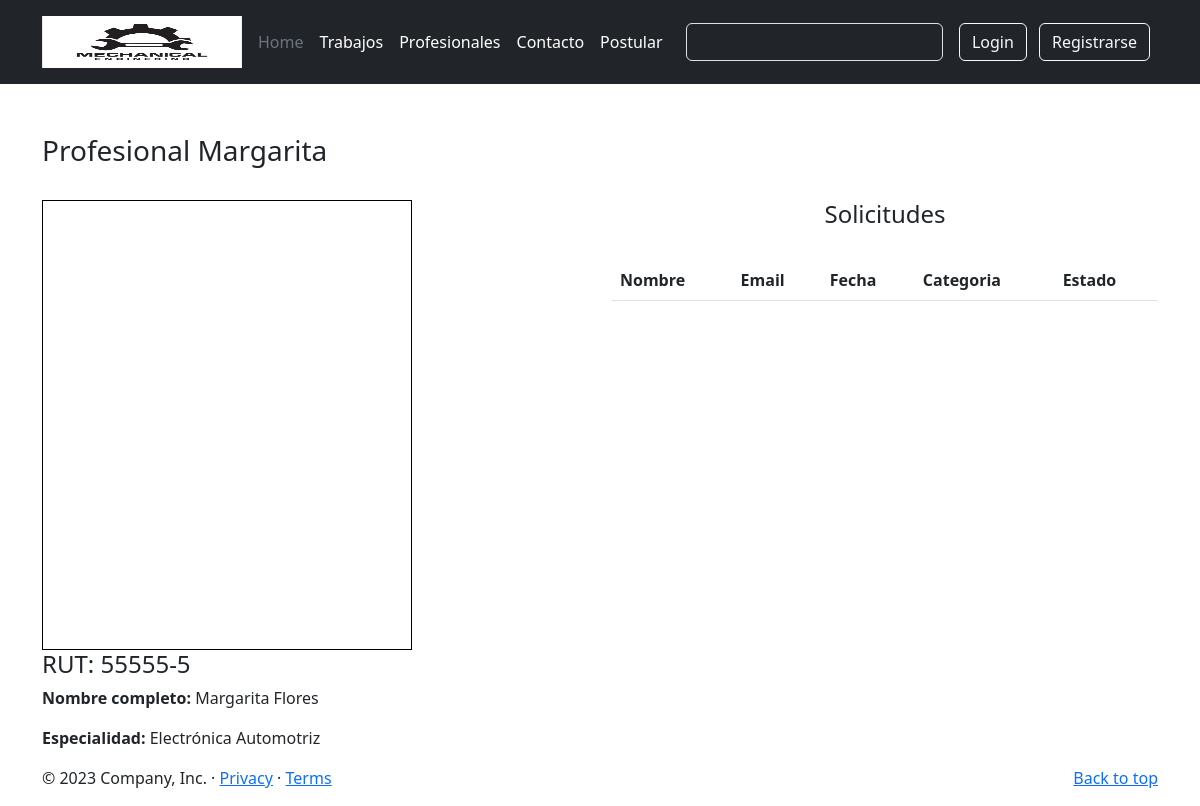
The app's page /detalle_profesional/3/ with its own data.
### appweb/models.py (models this page shows, shortened)
class Profesional(models.Model):
    rut = models.CharField(max_length=10)
    nombre = models.CharField(max_length=100)
    apellido = models.CharField(max_length=100)
    edad = models.IntegerField()
    fecha_nacimiento = models.DateField(null=True, blank=True)
    especialidad = models.ForeignKey(Especialidad, on_delete=models.CASCADE)
    foto = models.ImageField(upload_to="profesional", null=True, blank=True)

class Especialidad(models.Model):
    nombre = models.CharField(max_length=100)
    def __str__(self):
        return self.nombre

### appweb/views.py (the view)
# urls.py: path('detalle_profesional/<pk>/', detalle_profesional, name="detalle_profesional"),
def detalle_profesional(request, pk):
    profesional = get_object_or_404(Profesional, pk=pk)
    data = {
        "p": profesional
    }
    return render(request, "detalle_profesional.html", data)

### appweb/templates/detalle_profesional.html (shortened to what this page needs)
{% extends 'base.html' %}
{% load static %}
{% block contenido %}
    <div class="container" style="margin-top: 50px">
        <div id="profesionales_excelencia" class="row">
        <div class="cont-profesionales col-lg-12 col-md-12 col-sm-12 col-xs-12">
            <h3>Profesional {{p.nombre}}</h3><br>
            <div class="cont-listado row">
            <div class="col-lg-6 col-md-6 col-sm-6 col-xs-12">
                <div class="prof int">
                    <figure>
                        <a href="#">
                        {% if p.foto %}
                            <img width="370" height="450" src="{{ p.foto.url }}" class="img-responsive wp-post-image" alt="" decoding="async" loading="lazy" style="border: 1px solid #000;">
                        </a>
                        {% else %}
                            <img width="370" height="450" src="{% static 'imagenes/persona1.3.jpg' %}" class="img-responsive wp-post-image" alt="" decoding="async" loading="lazy" style="border: 1px solid #000;">
                        </a>
                        {% endif %}
                        <h4 class="nombre white">RUT: {{p.rut}}</h4>
                        <span class="cargo"><strong>Nombre completo: </strong>{{p.nombre }} {{p.apellido }}</span>
                    </figure>
                    <div class="details">
                        <p class="extracto"><strong>Especialidad: </strong>{{p.especialidad}}</p>
                    </div>
                </div>
            </div>
            <div class="col-lg-6 col-md-6 col-sm-6 col-xs-12">
                <div class="text-center">
                    <h4>Solicitudes</h3><br>
                </div>
                <table class="table">
                    <thead>
                    <tr>
                        <th scope="col">Nombre</th>
                        <th scope="col">Email</th>
                        <th scope="col">Fecha</th>
                        <th scope="col">Categoria</th>
                        <th scope="col">Estado</th>
                    </tr>
                    </thead>
                </table>
            </div>
        </div>
        </div>
    </div>
{% endblock %}

### records on screen
Profesional: nombre "Margarita", foto (picture), rut "55555-5", apellido "Flores", especialidad "Electrónica Automotriz"
